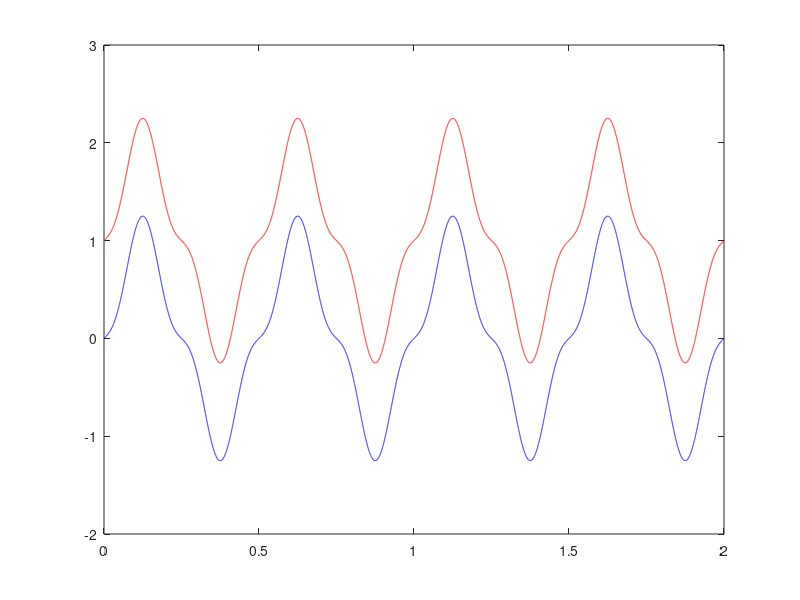

This figure's MATLAB source:
%Ejercicio1 apartado b
%oscarhernandez_70918137Y_sesion2
A1 = 1;             %Amplitud1
A3 = -1/4;          %Amplitud3
w1 = 4*pi;          %Frecuencia1
w3 = 12*pi;         %Frecuencia3
t = 0:0.0001:2;     %Tiempo


%Primera gráfica CON nivel de continua
y = 1+A1*sin(w1*t)+A3*sin(w3*t);
plot(t,y,'-r');

%Segunda gráfica SIN nivel de continua
hold on
y = A1*sin(w1*t)+A3*sin(w3*t);
plot(t,y,'-b');
hold off